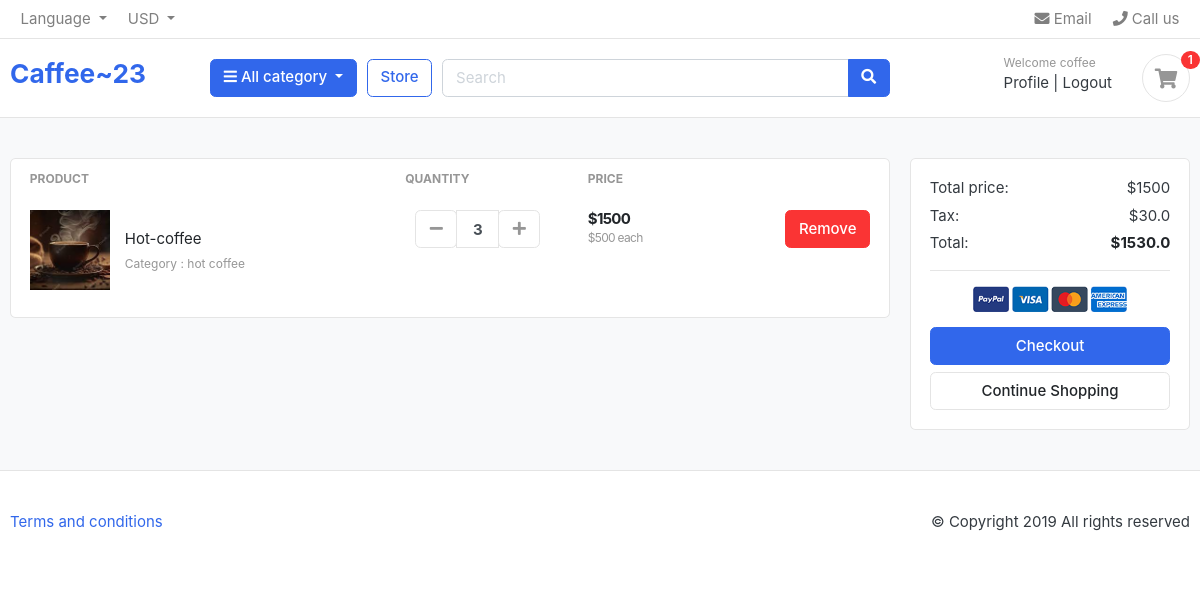
The app's page /cart/ (signed in) with its own data.
### cart/models.py (models this page shows, shortened)
class CartItem(models.Model):
    user = models.ForeignKey(User, on_delete=models.CASCADE, null = True)
    product = models.ForeignKey(Product, on_delete=models.CASCADE)
    cart = models.ForeignKey(Cart, on_delete=models.CASCADE, null = True)
    quantity = models.IntegerField()
    is_active = models.BooleanField(default=True)
    def sub_total(self):
        return self.product.price * self.quantity

### store/models.py (models this page shows, shortened)
class Product(models.Model):
    product_name = models.CharField(max_length=200, unique=True)
    slug = models.SlugField(max_length=200, unique=True)
    description = models.TextField(max_length=500, blank=True)
    price = models.IntegerField()
    image = models.ImageField(upload_to='photos/products')
    stock = models.IntegerField()
    is_available = models.BooleanField(default=True)
    category = models.ForeignKey(Category, on_delete=models.CASCADE)
    created_date = models.DateTimeField(auto_now_add=True)
    modified_date = models.DateTimeField(auto_now=True)

### category/models.py (models this page shows, shortened)
class Category(models.Model):
    category_name = models.CharField(max_length=50, unique=True)
    slug = models.SlugField(max_length=100, unique=True)
    description = models.TextField(max_length=255, blank=True)
    cat_image = models.ImageField(upload_to='photos/categories', blank=True)

### cart/views.py (the view)
# urls.py: path('', views.cart, name='cart'),
def cart(request, total=0, quantity=0, cart_items=None):
    cart_items_count = CartItem.objects.filter(user=request.user).count()
    try:
        tax = 0
        grand_total = 0
        if request.user.is_authenticated:
            cart_items = CartItem.objects.filter(user=request.user, is_active=True)
        else:
            cart = Cart.objects.get(cart_id=_cart_id(request))
            cart_items = CartItem.objects.filter(cart=cart, is_active=True)
        for cart_item in cart_items:
            total += (cart_item.product.price * cart_item.quantity)
            quantity += cart_item.quantity
        tax = (2 * total)/100
        grand_total = total + tax
    except ObjectDoesNotExist:
        pass #just ignore
    context = {
        'total': total,
        'quantity': quantity,
        'cart_items': cart_items,
        'tax'       : tax,
        'grand_total': grand_total,
        'cart_items_count': cart_items_count
    }
    return render(request, 'cart/cart.html', context)

### cart/templates/cart/cart.html (shortened to what this page needs)
{% extends 'base.html' %}
{% load static %}
{% block body%}
<section class="section-content padding-y bg">
      <div class="container">
        <div class="row">
          <aside class="col-lg-9">
            <div class="card">
              <table class="table table-borderless table-shopping-cart">
                <thead class="text-muted">
                  <tr class="small text-uppercase">
                    <th scope="col">Product</th>
                    <th scope="col" width="120">Quantity</th>
                    <th scope="col" width="120">Price</th>
                    <th scope="col" class="text-right" width="200"></th>
                  </tr>
                </thead>
                <tbody>
                  {% for item in cart_items %}
                  <tr>
                    <td>
                      <figure class="itemside align-items-center">
                        <div class="aside">
                          <img src="{{item.product.image.url}}" class="img-sm" />
                        </div>
                        <figcaption class="info">
                          <a href="#" class="title text-dark"
                            >{{item.product.product_name}}</a
                          >
                          <p class="text-muted small">
                            Category : {{item.product.category.category_name}}
                          </p>
                        </figcaption>
                      </figure>
                    </td>
                    <td>
                      <div class="col">
                        <div class="input-group input-spinner">
                          <div class="input-group-prepend">
                            <form action="{% url 'remove_cart_item' item.product.id item.id %}">
                                <button
                              class="btn btn-light"
                              type="submit"
                              id="button-minus"
                            >
                              <i class="fa fa-minus"></i>
                            </button>
                            </form>
                          </div>
                          <input type="text" class="form-control" value={{item.quantity}} />
                          <div class="input-group-append">
                            <form action="{% url 'add_cart' item.product.id %}" method="POST">
                            <button
                              class="btn btn-light"
                              type="submit"
                              id="button-plus"
                            >
                              <i class="fa fa-plus"></i>
                            </button>
                            </form>
                          </div>
                        </div>
                      </div>
                    </td>
                    <td>
                      <div class="price-wrap">
                        <var class="price">${{item.sub_total}}</var>
                        <small class="text-muted"> ${{item.product.price}} each </small>
                      </div>
                    </td>
                    <td class="text-right">
                      <a href="{% url 'remove_cart' item.product.id item.id %}" class="btn btn-danger"> Remove</a>
                    </td>
                  </tr>
                  {% endfor %}
                </tbody>
              </table>
            </div>
          </aside>
          <aside class="col-lg-3">
            <div class="card">
              <div class="card-body">
                <dl class="dlist-align">
                  <dt>Total price:</dt>
                  <dd class="text-right">${{total}}</dd>
                </dl>
                <dl class="dlist-align">
                  <dt>Tax:</dt>
                  <dd class="text-right">${{tax}}</dd>
                </dl>
                <dl class="dlist-align">
                  <dt>Total:</dt>
                  <dd class="text-right text-dark b">
                    <strong>${{grand_total}}</strong>
                  </dd>
                </dl>
                <hr />
                <p class="text-center mb-3">
                  <img src="{% static './images/misc/payments.png' %}" height="26" />
                </p>
                <a href="{% url 'place_order' %}" class="btn btn-primary btn-block">
                  Checkout
                </a>
                <a href="{% url 'store' %}" class="btn btn-light btn-block"
                  >Continue Shopping</a
                >
              </div>
            </div>
          </aside>
        </div>
      </div>
    </section>
{% endblock%}

### templates/base.html (shortened to what this page needs)
<!DOCTYPE html>
{% load static %}
<html lang="en">
  <head>
    <link href="{% static 'css/bootstrap.css' %}" rel="stylesheet" type="text/css" />
    <link
      href="{% static 'fonts/fontawesome/css/all.min.css' %}"
      type="text/css"
      rel="stylesheet"
    />
    <link href="{% static 'css/ui.css' %}" rel="stylesheet" type="text/css" />
    <link
      href="{% static 'css/responsive.css' %}"
      rel="stylesheet"
      media="only screen and (max-width: 1200px)"
    />
  </head>
<body>
  <header class="section-header">
    <nav class="navbar p-md-0 navbar-expand-sm navbar-light border-bottom">
    <div class="container">
      <div class="collapse navbar-collapse" id="navbarTop4">
        <ul class="navbar-nav mr-auto">
          <li class="nav-item dropdown">
           <a href="#" class="nav-link dropdown-toggle" data-toggle="dropdown">   Language </a>
        </li>
        <li class="nav-item dropdown">
          <a href="#" class="nav-link dropdown-toggle" data-toggle="dropdown"> USD </a>
        </li>
        </ul>
        <ul class="navbar-nav">
        <li><a href="#" class="nav-link"> <i class="fa fa-envelope"></i> Email </a></li>
        <li><a href="#" class="nav-link"> <i class="fa fa-phone"></i> Call us </a></li>
      </ul>
      </div>
    </div>
    </nav>
    <section class="header-main border-bottom">
      <div class="container">
    <div class="row align-items-center">
      <div class="col-lg-2 col-md-3 col-6">
        <a href="{% url 'home' %}" class="brand-wrap">
          <h3>Caffee~23</h3>
        </a>
      </div>
      <div class="col-lg col-sm col-md col-6 flex-grow-0">
        <div class="category-wrap dropdown d-inline-block float-right">
          <button type="button" class="btn btn-primary dropdown-toggle" data-toggle="dropdown">
            <i class="fa fa-bars"></i> All category
          </button>
        </div>
      </div>
      <a href="{% url 'store' %}" class="btn btn-outline-primary">Store</a>
      <div class="col-lg  col-md-6 col-sm-12 col">
        <form action="#" class="search">
          <div class="input-group w-100">
              <input type="text" class="form-control" style="width:60%;" placeholder="Search">
              <div class="input-group-append">
                <button class="btn btn-primary" type="submit">
                  <i class="fa fa-search"></i>
                </button>
              </div>
            </div>
        </form>
      </div>
      <div class="col-lg-3 col-sm-6 col-8 order-2 order-lg-3">
            <div class="d-flex justify-content-end mb-3 mb-lg-0">
              <div class="widget-header">
                {% if request.user.is_authenticated %}
                <small class="title text-muted">Welcome {{request.user}}</small>
                <div>
                  <a href="{% url 'profile' %}">Profile</a> <span class="dark-transp"> | </span>
                  <a href="{% url 'logout' %}"> Logout</a>
                </div>
                {% else %}
                <small class="title text-muted">Welcome guest!</small>
                <div>
                  <a href="{% url 'login' %}">Sign in</a> <span class="dark-transp"> | </span>
                  <a href="{% url 'register' %}"> Register</a>
                </div>
                {% endif %}
              </div>
              <a href="{% url 'cart' %}" class="widget-header pl-3 ml-3">
                <div class="icon icon-sm rounded-circle border"><i class="fa fa-shopping-cart"></i></div>
                <span class="badge badge-pill badge-danger notify">{{cart_items_count}}</span>
              </a>
            </div>
          </div>
    </div>
      </div>
    </section>
    </header>
      {% block body %}
      {% endblock %}
    {% include 'footer.html' %}
</body>
</html>

### static/css/ui.css (style rules this page uses)
html { font-family: "Inter", sans-serif; font-size: 15px; }
.price-wrap { letter-spacing: -0.7px; }
.icon-xs, .icon-sm, .icon-md, .icon-lg { display: inline-block; text-align: center; flex-shrink: 0; flex-grow: 0; }
.icon-sm { width: 48px; height: 48px; line-height: 48px !important; font-size: 20px; }
.img-xs, .img-sm, .img-md, .img-lg { -o-object-fit: cover; object-fit: cover; flex-shrink: 0; flex-grow: 0; }
.img-sm { width: 80px; height: 80px; }
.padding-y { padding-top: 40px; padding-bottom: 40px; }
var { font-style: normal; }
figure { margin-bottom: 0; }
.bg { background-color: #f8f9fa; }
.b { font-weight: 600; }
p:last-child { margin-bottom: 0; }
.header-main { position: relative; padding-top: 1rem; padding-bottom: 1rem; }
.widget-header { display: inline-block; vertical-align: middle; position: relative; }
.widget-header a { color: #343a40; }
.widget-header i { color: #969696; }
.widget-header .title { display: block; }
.widget-header .notify { position: absolute; top: -3px; right: -10px; }
.btn-light { background-color: #fff; border-color: #e4e4e4; }
.btn-light i { color: #969696; }
.itemside { position: relative; display: flex; width: 100%; }
.itemside .aside { position: relative; flex-shrink: 0; }
.itemside .info { padding-left: 15px; padding-right: 7px; }
.itemside p { margin-bottom: 0; }
.itemside .title { display: block; margin-bottom: 5px; color: #212529; }
[class*=dlist-] { margin-bottom: 5px; }
[class*=dlist-] dd { margin-bottom: 0; }
.dlist-align { display: flex; }
.dlist-align dt { width: 150px; word-wrap: break-word; font-weight: normal; }
.dlist-align dd { flex-grow: 1; }
.notify { position: absolute; top: -4px; right: -10px; display: inline-block; padding: 0.25em 0.6em; font-size: 12px; line-height: 1; text-align: center; border-radius: 3rem; color: #fff; background-color: #fa3434; }
.price { font-weight: 600; color: #212529; }
.input-spinner { width: 125px; flex-wrap: nowrap; display: inline-flex; vertical-align: middle; }
.input-spinner input.form-control { text-align: center; max-width: 46px; font-weight: bold; flex-basis: 46px; border-color: #e4e4e4; flex-grow: 0; }
.input-spinner .btn { width: 42px; text-align: center; padding-left: 0.5rem; padding-right: 0.5rem; }
.table-shopping-cart.table td, .table-shopping-cart.table th { padding-left: 1.25rem; padding-right: 1.25rem; }
.table-shopping-cart .price-wrap { line-height: 1.2; }
.table-shopping-cart .price { font-weight: bold; margin-right: 5px; display: block; }

### records on screen
CartItem: product.image (picture), product.product_name "Hot-coffee", product.category.category_name "hot coffee", quantity "3", sub_total "1500", product.price "500"

### other values on screen
{{ request.user }} "coffee"
{{ cart_items_count }} "1"
{{ total }} "1500"
{{ tax }} "30.0"
{{ grand_total }} "1530.0"
